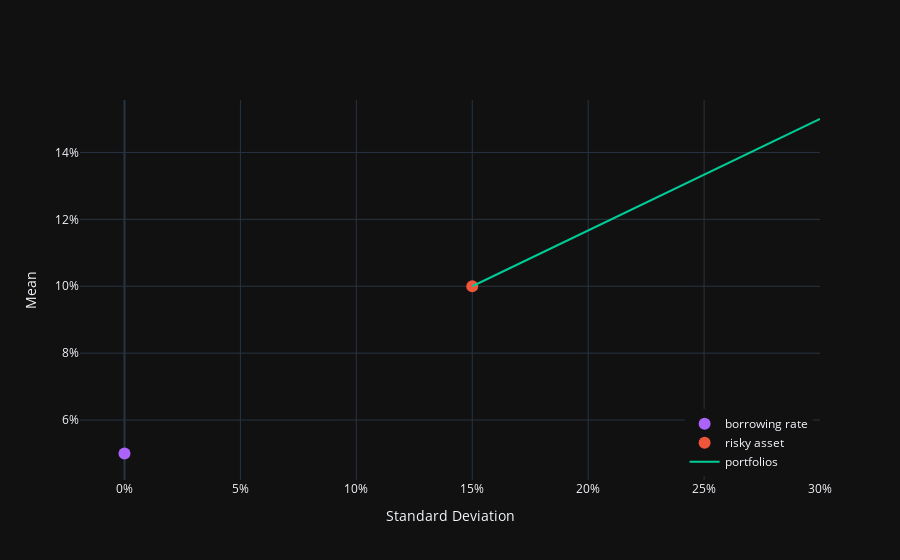

Notebook cell for this chart:
### Code cell
import plotly.io as pio

plotly_template = pio.templates["plotly_dark"]
colors = plotly_template.layout.colorway
blue = colors[0]
red = colors[1]
green = colors[2]
purple = colors[3]

mn = 0.10
sd = 0.15
rf = 0.05
trace1 = go.Scatter(
  x=[0],
  y=[rf],
  mode="markers",
  name="borrowing rate",
  hovertemplate="borrowing rate %{y:.0%}<extra></extra>",
  marker=dict(size=12, color=purple)
)

trace2 = go.Scatter( 
  x=[sd],
  y=[mn],
  mode="markers",
  name="risky asset",
  hovertemplate="risky asset<br>mean=%{y:.0%}<br>std dev=%{x:.0%}<extra></extra>",
  marker=dict(size=12)
)

grid = np.linspace(1, 2,11)
mns = rf + (mn-rf)*grid
sds = sd*grid

trace3 = go.Scatter( 
    x=sds,
    y=mns,
    text=grid - 1,
    mode="lines",
    hovertemplate="borrowing = %{text:.1%}<extra></extra>",
    name="portfolios"
)

fig = go.Figure() 
for trace in (trace1, trace2, trace3):
    fig.add_trace(trace)

fig.update_layout(
    template="plotly_dark",
    xaxis_title="Standard Deviation",
    yaxis_title="Mean",
    yaxis_tickformat=".0%",
    xaxis_tickformat=".0%",
    legend=dict(
        yanchor="bottom", 
        y=0.01, 
        xanchor="right", 
        x=0.99
    )
  )

fig.show()

### Figure 1 — Plotly figure (JSON) as saved in the notebook; plotly's stock layout.template omitted (floating-point values rounded to 4 significant figures)
{"data": [{"hovertemplate": "borrowing rate %{y:.0%}<extra></extra>", "marker": {"color": "#ab63fa", "size": 12}, "mode": "markers", "name": "borrowing rate", "x": [0], "y": [0.05], "type": "scatter"}, {"hovertemplate": "risky asset<br>mean=%{y:.0%}<br>std dev=%{x:.0%}<extra></extra>", "marker": {"size": 12}, "mode": "markers", "name": "risky asset", "x": [0.15], "y": [0.1], "type": "scatter"}, {"hovertemplate": "borrowing = %{text:.1%}<extra></extra>", "mode": "lines", "name": "portfolios", "text": [0.0, 0.1, 0.2, 0.3, 0.4, 0.5, 0.6, 0.7, 0.8, 0.9, 1.0], "x": [0.15, 0.165, 0.18, 0.195, 0.21, 0.225, 0.24, 0.255, 0.27, 0.285, 0.3], "y": [0.1, 0.105, 0.11, 0.115, 0.12, 0.125, 0.13, 0.135, 0.14, 0.145, 0.15], "type": "scatter"}], "layout": {"yaxis": {"title": {"text": "Mean"}, "tickformat": ".0%"}, "xaxis": {"title": {"text": "Standard Deviation"}, "tickformat": ".0%"}, "legend": {"yanchor": "bottom", "y": 0.01, "xanchor": "right", "x": 0.99}}}
